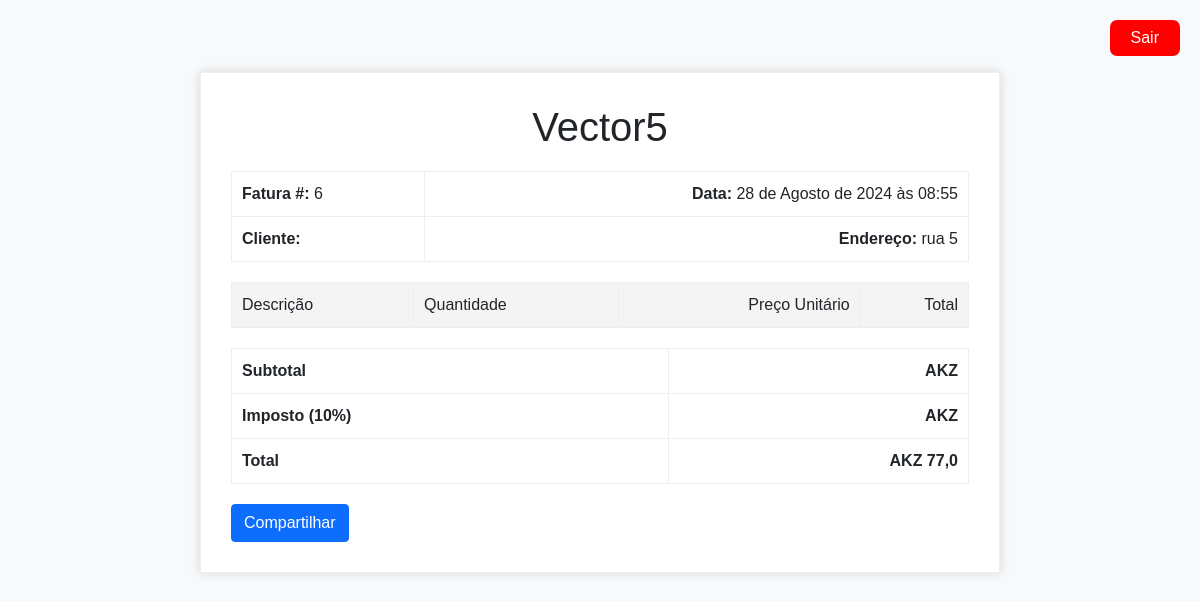
Page /vetor5/pedido_cliente_gerente/ (signed in) on the committed database.
### usuarios/models.py (models this page shows, shortened)
class Pedido(models.Model):
    nome_produto = models.TextField()  # Novo campo
    imagem = models.ImageField(upload_to='imagem/', blank=True, null=True)  # Campo para a imagem
    usuario = models.ForeignKey(Cliente, on_delete=models.CASCADE)
    data = models.DateTimeField(auto_now_add=True)
    endereco = models.CharField(max_length=255)
    status = models.CharField(max_length=50, choices=[
        ('PENDENTE', 'Pendente'),
        ('PROCESSANDO', 'Processando'),
        ('ENVIADO', 'Enviado'),
        ('ENTREGUE', 'Entregue'),
        ('CANCELADO', 'Cancelado'),
    ])
    def total(self):
        return sum(item.quantidade * item.produto.preco for item in self.item_pedido_set.all())

class ItemPedido(models.Model):
    pedido = models.ForeignKey(Pedido, on_delete=models.CASCADE, related_name='item_pedido_set')
    produto = models.ForeignKey(Produtos, on_delete=models.CASCADE)
    quantidade = models.PositiveIntegerField()

class Produtos(models.Model):
    nome = models.CharField(max_length=50)
    descricao = models.TextField(max_length=600)
    marca = models.ForeignKey(Marca_produto, on_delete=models.CASCADE)
    categoria = models.ForeignKey(Categoria_produto, on_delete=models.CASCADE)
    estoque = models.CharField(max_length=40)
    preco = models.FloatField()
    preco_promocional = models.FloatField()
    imagem = models.FileField(upload_to='imagem/')
    peso = models.FloatField()
    dimensao = models.CharField(max_length=50)
    compatibilidade = models.CharField(max_length=50)
    quantidade_fornecida = models.IntegerField()
    material = models.CharField(max_length=50)
    condicao = models.ForeignKey(Condicao, on_delete=models.CASCADE)
    instrucao_instalacao = models.TextField(max_length=300, blank=True)
    fornecedor = models.ForeignKey(Fornecedor, on_delete=models.CASCADE)
    garantia = models.CharField(max_length=50)
    prazo_entrega = models.CharField(max_length=50)
    data_criacao = models.DateTimeField(default=timezone.now)  # Novo campo adicionado

### usuarios/views.py (the view)
# urls.py: path('pedido_cliente_gerente/', views.pedido_cliente_gerente, name='pedido_cliente_gerente'),
def pedido_cliente_gerente(request):
    cliente_id = request.session.get('gerente')
    if not cliente_id:
        return redirect('/vetor5/login_cliente/?status=2')  # Redireciona para a página de login se não estiver logado
    cliente = get_object_or_404(Cliente, id=cliente_id)
    itens = Pedido.objects.filter(usuario=cliente)
    return render(request, 'pedido_cliente_gerente.html', {
        'itens': itens,
        'cliente': cliente
    })

### usuarios/templates/pedido_cliente_gerente.html (shortened to what this page needs)
<!DOCTYPE html>
<html lang="pt-br">
<head>
    <link href="https://cdn.jsdelivr.net/npm/bootstrap@5.0.2/dist/css/bootstrap.min.css" rel="stylesheet">
    <link href="https://cdn.jsdelivr.net/npm/bootstrap@5.0.2/dist/css/bootstrap.min.css" rel="stylesheet">
</head>
<body>
    <div class="mb-3 text-end">
        <a href="{% url 'empresa' %}" class="btn btn-custom">Sair</a>
    </div>
    {% for item in itens %}
    <div class="invoice-box">
        <div class="invoice-header">
            <h1>Vector5</h1>
        </div>
        <table class="invoice-details">
            <tr>
                <td><strong>Fatura #:</strong> {{ item.id }}</td>
                <td><strong>Data:</strong> {{ item.data }} </td>
            </tr>
            <tr>
                <td><strong>Cliente:</strong> {{ item.empresa.nome }}</td>
                <td><strong>Endereço:</strong> {{ item.endereco }}</td>
            </tr>
        </table>
        <table class="invoice-items">
            <thead>
                <tr>
                    <td>Descrição</td>
                    <td>Quantidade</td>
                    <td>Preço Unitário</td>
                    <td>Total</td>
                </tr>
            </thead>
        </table>
        <table class="invoice-total">
            <tr>
                <td>Subtotal</td>
                <td>AKZ {{ item.subtotal }}</td>
            </tr>
            <tr>
                <td>Imposto (10%)</td>
                <td>AKZ {{ item.imposto }}</td>
            </tr>
            <tr>
                <td>Total</td>
                <td>AKZ {{ item.total }}</td>
            </tr>
        </table>
        <button class="btn btn-primary" onclick="shareInvoice({{ item.id }})">Compartilhar</button>
    </div>
    {% endfor %}
</body>
</html>

### usuarios/templates/pedido_cliente_gerente.html (style rules this page uses)
body { background-color: #f8f9fa; padding: 20px; font-family: Arial, sans-serif; }
.invoice-box { max-width: 800px; margin: auto; padding: 30px; border: 1px solid #eee; box-shadow: 0 0 10px rgba(0, 0, 0, 0.15); background-color: #fff; }
.invoice-header { text-align: center; margin-bottom: 20px; }
.invoice-header h1 { margin: 0; }
.invoice-details, .invoice-items, .invoice-total { width: 100%; margin-bottom: 20px; }
.invoice-details td, .invoice-items td, .invoice-total td { padding: 10px; border: 1px solid #eee; }
.invoice-details td:nth-child(2), .invoice-items td:nth-child(2), .invoice-total td:nth-child(2) { text-align: right; }
.invoice-items thead { background: #f4f4f4; }
.invoice-items td { text-align: right; }
.invoice-items td:nth-child(1), .invoice-items td:nth-child(2) { text-align: left; }
.invoice-total td { font-weight: bold; text-align: right; }
.invoice-total td:nth-child(1) { text-align: left; }
.btn-custom { background-color: red; border-radius: 7px; padding: 5px 20px; color: #fff; }

### rows in the picture
Pedido: id "6", data "28 de Agosto de 2024 às 08:55", endereco "rua 5", total "77,0"
